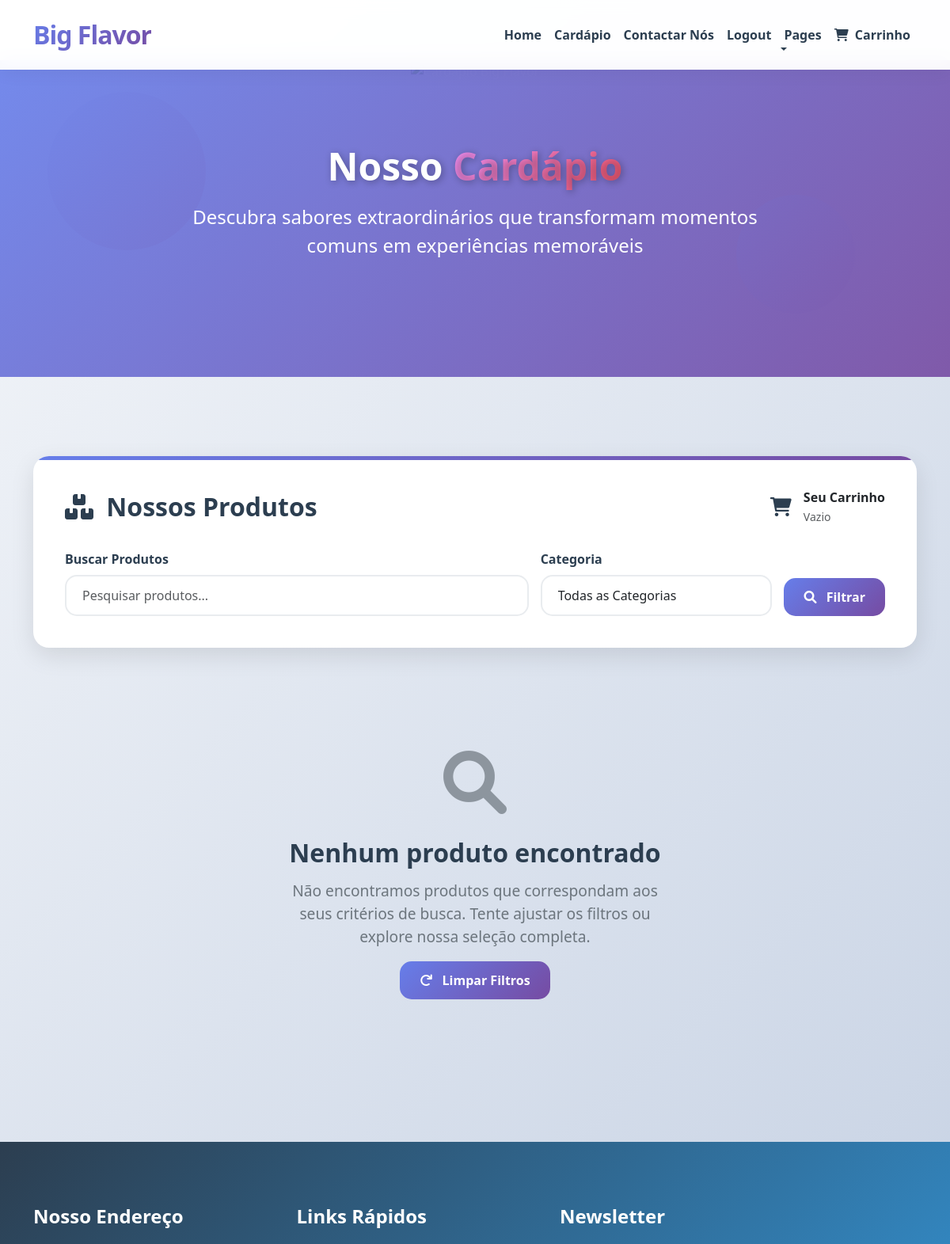
The page /menu/ (signed in, upper part) on the database as committed earlier.
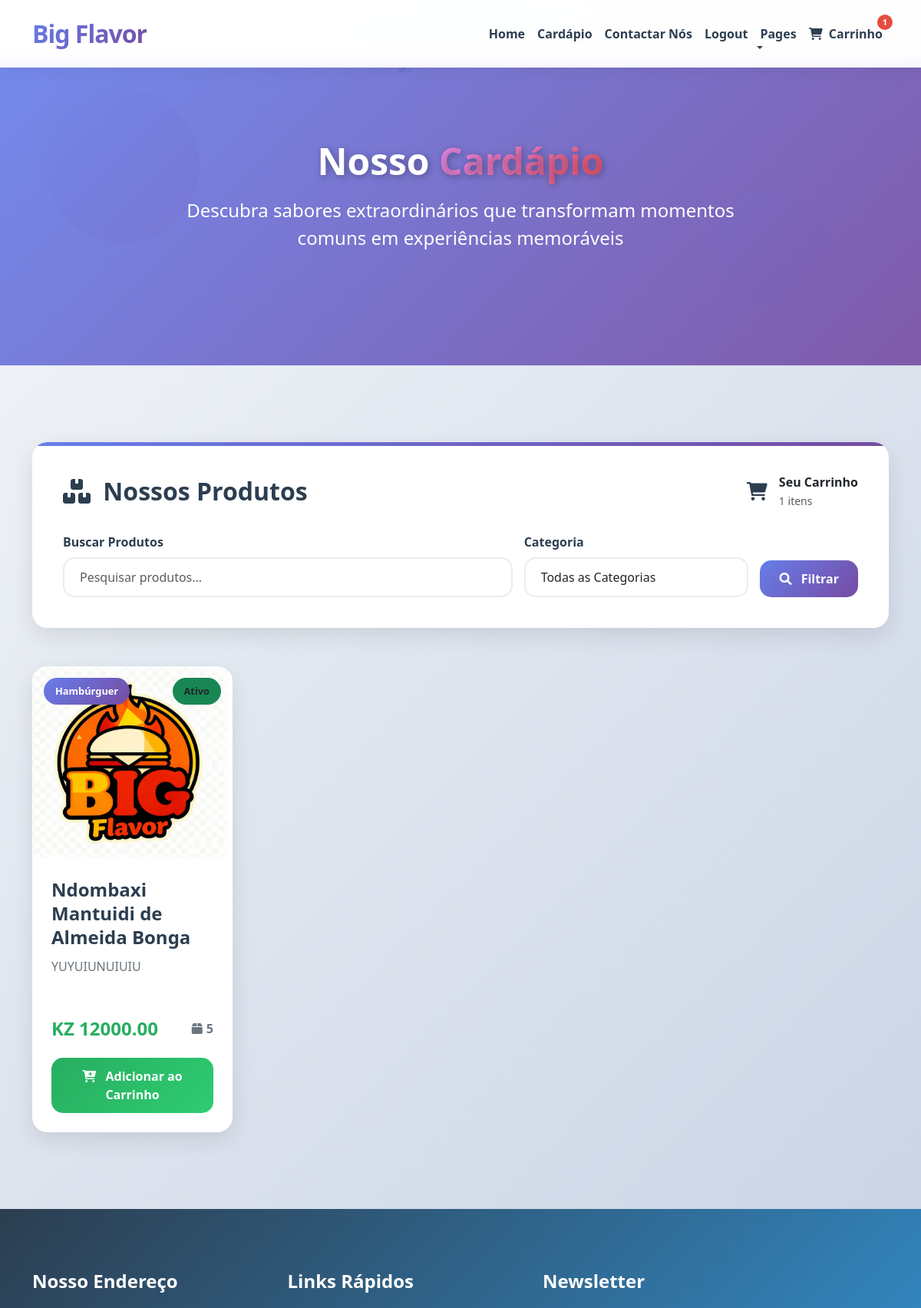
The same page on the database as committed later.
### carinho/models.py (models this page shows, shortened)
class Carrinho(models.Model):
    ESTADO_CHOICES = [
        ('aberto', 'Aberto'),
        ('fechado', 'Fechado'),
        ('cancelado', 'Cancelado'),
    ]
    usuario = models.ForeignKey(
        settings.AUTH_USER_MODEL,  # ✅ Correção aqui
        on_delete=models.CASCADE,
        verbose_name='Cliente'
    )
    data_criacao = models.DateTimeField(
        auto_now_add=True,
        verbose_name='Data de Criação'
    )
    data_atualizacao = models.DateTimeField(
        auto_now=True,
        verbose_name='Última Atualização'
    )
    estado = models.CharField(
        max_length=10,
        choices=ESTADO_CHOICES,
        default='aberto',
        verbose_name='Estado do Carrinho'
    )
    class Meta:
        verbose_name = 'Carrinho'
        verbose_name_plural = 'Carrinhos'
        ordering = ['-data_criacao']
    @property
    def total_itens(self):
        return self.itens.aggregate(total=models.Sum('quantidade'))['total'] or 0

### menu/models.py (models this page shows, shortened)
class Produto(models.Model):
    CATEGORIA_CHOICES = [
        ('hamburguer', 'Hambúrguer'),
        ('Lanches', 'Lanches'),
        ('Bebidas', 'Bebidas'),
    ]
    STATUS_CHOICES = [
        ('ativo', 'Ativo'),
        ('inativo', 'Inativo'),
        ('esgotado', 'Esgotado'),
    ]
    nome = models.CharField(
        max_length=200,
        verbose_name='Nome do Produto'
    )
    descricao = models.TextField(
        verbose_name='Descrição',
        blank=True
    )
    descricao_curta = models.CharField(
        max_length=300,
        verbose_name='Descrição Curta',
        blank=True
    )
    preco = models.DecimalField(
        max_digits=10,
        decimal_places=2,
        verbose_name='Preço',
        validators=[MinValueValidator(Decimal('0.01'))]
    )
    categoria = models.CharField(
        max_length=20,
        choices=CATEGORIA_CHOICES,
        verbose_name='Categoria'
    )
    imagem = models.ImageField(
        upload_to='produtos/',
        verbose_name='Imagem',
        blank=True,
        null=True,
        help_text='Formatos suportados: JPG, PNG, GIF'
    )
    ordem = models.PositiveIntegerField(
        default=0,
        verbose_name='Ordem de Exibição',
        help_text='Define a ordem de exibição dos produtos (menor número aparece primeiro)'
    )
    estoque = models.PositiveIntegerField(
        default=0,
        verbose_name='Quantidade em Estoque'
    )
    status = models.CharField(
        max_length=10,
        choices=STATUS_CHOICES,
        default='ativo',
        verbose_name='Status'
    )
    data_criacao = models.DateTimeField(
        auto_now_add=True,
        verbose_name='Data de Criação'
    )
    data_atualizacao = models.DateTimeField(
        auto_now=True,
        verbose_name='Última Atualização'
    )
    class Meta:
        verbose_name = 'Produto'
        verbose_name_plural = 'Produtos'
        ordering = ['ordem', 'nome']  # Ordena por ordem e depois por nome
    def get_imagem_url(self):
        try:
            if self.imagem and self.imagem.name:
                print(f"DEBUG get_imagem_url:")
                print(f"  - Nome do arquivo: {self.imagem.name}")
                print(f"  - URL completa: {self.imagem.url}")
                print(f"  - Caminho físico: {self.imagem.path}")
                return self.imagem.url
            else:
                print(f"DEBUG: Sem imagem válida")
        except Exception as e:
            print(f"DEBUG: Erro - {e}")
        return '/static/img/big.jpg'
    def get_preco_formatado(self):
        return f"KZ {self.preco:.2f}"
    def em_estoque(self):
        return self.estoque > 0 and self.status == 'ativo'
    def get_badge_status(self):
        status_classes = {
            'ativo': 'bg-success',
            'inativo': 'bg-secondary',
            'esgotado': 'bg-danger'
        }
        return status_classes.get(self.status, 'bg-secondary')

### menu/views.py (the view)
# urls.py: path('', views.ProdutoListView.as_view(), name='lista_produtos'),
class ProdutoListView(ListView):
    model = Produto
    template_name = 'lista_produtos.html'
    context_object_name = 'produtos'
    paginate_by = 12
    def get_queryset(self):
        queryset = Produto.objects.all()
        self.form = ProdutoSearchForm(self.request.GET)
        if self.form.is_valid():
            query = self.form.cleaned_data.get('query')
            categoria = self.form.cleaned_data.get('categoria')
            if query:
                queryset = queryset.filter(
                    Q(nome__icontains=query) |
                    Q(descricao__icontains=query) |
                    Q(descricao_curta__icontains=query)
                )
            if categoria:
                queryset = queryset.filter(categoria=categoria)
        return queryset
    def get_context_data(self, **kwargs):
        context = super().get_context_data(**kwargs)
        context['search_form'] = self.form if hasattr(self, 'form') else ProdutoSearchForm()
        return context

### menu/forms.py
class ProdutoSearchForm(forms.Form):
    query = forms.CharField(
        required=False,
        widget=forms.TextInput(attrs={
            'class': 'form-control',
            'placeholder': 'Pesquisar produtos...'
        })
    )
    categoria = forms.ChoiceField(
        required=False,
        choices=[('', 'Todas as Categorias')] + Produto.CATEGORIA_CHOICES,
        widget=forms.Select(attrs={
            'class': 'form-control'
        })
    )

### index/context_processors.py (called while the page is built)
def videos_context(request):
    video_principal = VideoHistoria.objects.filter(
        ativo=True,
        principal=True
    ).first()
    if not video_principal:
        video_principal = VideoHistoria.objects.filter(ativo=True).first()
    videos_galeria = VideoHistoria.objects.filter(
        ativo=True
    ).exclude(id=video_principal.id if video_principal else None).order_by('ordem_exibicao')[:6]
    return {
        'video_principal': video_principal,
        'videos_galeria': videos_galeria,
    }

### menu/templates/lista_produtos.html (shortened to what the changed rows need)
<!DOCTYPE html>
{% load static %}
<html lang="pt-br">
<head>
    <link href="https://cdn.jsdelivr.net/npm/bootstrap@5.3.0/dist/css/bootstrap.min.css" rel="stylesheet">
    <link rel="stylesheet" href="https://cdnjs.cloudflare.com/ajax/libs/font-awesome/6.0.0/css/all.min.css">
    <link href="https://unpkg.com/aos@2.3.1/dist/aos.css" rel="stylesheet">
    <link href="{% static "css/lis.css" %}" rel="stylesheet">
</head>
<body>
    <nav class="navbar navbar-expand-lg navbar-light fixed-top">
        <div class="container">
            <div class="collapse navbar-collapse" id="navbarCollapse">
                <ul class="navbar-nav ms-auto mb-2 mb-lg-0">
                    {% if request.user.is_authenticated %}
                    <li class="nav-item position-relative">
                        <a href="{% url 'ver_carrinho' %}" class="nav-link">
                            <i class="fas fa-shopping-cart me-1"></i>
                            Carrinho
                            {% if user.is_authenticated %}
                                {% with user.carrinho_set.first as carrinho %}
                                    {% if carrinho and carrinho.total_itens > 0 %}
                                        <span class="badge-cart">
                                            {{ carrinho.total_itens }}
                                        </span>
                                    {% endif %}
                                {% endwith %}
                            {% endif %}
                        </a>
                    </li>
                    {% endif %}
                </ul>
            </div>
        </div>
    </nav>
    <section class="products-hero">
        <div class="products-content">
            <h1 class="products-title" data-aos="fade-up">Nosso <span>Cardápio</span></h1>
        </div>
    </section>
    <section class="products-section">
        <div class="container">
            <div class="search-section" data-aos="fade-up">
                <div class="search-header">
                    <h2 class="search-title">
                        <i class="fas fa-boxes me-2"></i>
                        Nossos Produtos
                    </h2>
                    <div class="cart-summary">
                        <div>
                            <div class="fw-bold">Seu Carrinho</div>
                            <small class="text-muted">
                                {% if user.is_authenticated %}
                                    {% with user.carrinho_set.first as carrinho %}
                                        {% if carrinho and carrinho.total_itens > 0 %}
                                            {{ carrinho.total_itens }} itens
                                        {% else %}
                                            Vazio
                                        {% endif %}
                                    {% endwith %}
                                {% else %}
                                    Faça login
                                {% endif %}
                            </small>
                        </div>
                    </div>
                </div>
            </div>
            {% if produtos %}
                <div class="row g-4">
                    {% for produto in produtos %}
                        <div class="col-12 col-sm-6 col-md-4 col-lg-3" data-aos="fade-up" data-aos-delay="{% widthratio forloop.counter0|add:1 1 100 %}">
                            <div class="product-card">
                                <div class="product-badges">
                                    <span class="badge-category">{{ produto.get_categoria_display }}</span>
                                    <span class="stock-badge {{ produto.get_badge_status }}">
                                        {{ produto.get_status_display }}
                                    </span>
                                </div>
                                <div class="product-image-container">
                                    {% if produto.imagem %}
                                        <img src="{{ produto.get_imagem_url }}" class="product-image" alt="{{ produto.nome }}">
                                    {% else %}
                                        <div class="product-placeholder">
                                            <i class="fas fa-image"></i>
                                        </div>
                                    {% endif %}
                                </div>
                                <div class="product-content">
                                    <h3 class="product-title">{{ produto.nome }}</h3>
                                    <p class="product-description">
                                        {{ produto.descricao_curta|default:produto.descricao|truncatewords:15 }}
                                    </p>
                                    <div class="product-footer">
                                        <span class="product-price">{{ produto.get_preco_formatado }}</span>
                                        <span class="product-stock">
                                            <i class="fas fa-box"></i>
                                            {{ produto.estoque }}
                                        </span>
                                    </div>
                                    <div class="cart-actions">
                                        {% if user.is_authenticated %}
                                            {% if produto.em_estoque %}
                                                <form method="post" action="{% url 'adicionar_ao_carrinho' produto.pk %}">
                                                    <button type="submit" class="btn btn-cart btn-success">
                                                        <i class="fas fa-cart-plus me-2"></i>
                                                        Adicionar ao Carrinho
                                                    </button>
                                                </form>
                                            {% else %}
                                                <button class="btn btn-cart btn-secondary" disabled>
                                                    <i class="fas fa-times me-2"></i>
                                                    Indisponível
                                                </button>
                                            {% endif %}
                                        {% else %}
                                            <a href="{% url 'login' %}?next={{ request.path }}" class="btn btn-cart btn-outline-primary">
                                                <i class="fas fa-sign-in-alt me-2"></i>
                                                Login para Comprar
                                            </a>
                                        {% endif %}
                                    </div>
                                </div>
                            </div>
                        </div>
                    {% endfor %}
                </div>
            {% else %}
                <div class="empty-state" data-aos="fade-up">
                    <i class="fas fa-search empty-icon"></i>
                    <h3 class="empty-title">Nenhum produto encontrado</h3>
                    <p class="empty-text">
                        Não encontramos produtos que correspondam aos seus critérios de busca.
                        Tente ajustar os filtros ou explore nossa seleção completa.
                    </p>
                    <a href="{% url 'lista_produtos' %}" class="btn btn-search mt-3">
                        <i class="fas fa-redo me-2"></i>
                        Limpar Filtros
                    </a>
                </div>
            {% endif %}
        </div>
    </section>
    <footer class="footer">
        <div class="container">
            <div class="row">
                <div class="col-lg-7">
                    <div class="row">
                        <div class="col-md-6">
                            <div class="footer-contact">
                                <h2>Nosso Endereço</h2>
                            </div>
                        </div>
                        <div class="col-md-6">
                            <div class="footer-link">
                                <h2>Links Rápidos</h2>
                            </div>
                        </div>
                    </div>
                </div>
                <div class="col-lg-5">
                    <div class="footer-newsletter">
                        <h2>Newsletter</h2>
                    </div>
                </div>
            </div>
        </div>
    </footer>
</body>
</html>

Rows that differ between the two databases and show on the page:
added Carrinho: total_itens "1"
added Produto: categoria "Hambúrguer", status "Ativo", get_imagem_url (picture), nome "Ndombaxi Mantuidi de Almeida Bonga", descricao_curta "YUYUIUNUIUIU", get_preco_formatado "KZ 12000.00", estoque "5", shows "Adicionar ao Carrinho"
Other text that changed with them:
text no longer shown: "Vazio Nenhum produto encontrado Não encontramos produtos que correspondam aos seus critérios de busca. Tente ajustar os filtros ou explore nossa seleção completa. Limpar Filtros"
text now shown: "itens"
